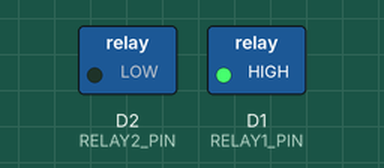
Bench run of a sketch on a simulated ESP8266 (NodeMCU). On the bench: switched loads named in the sketch (green lamp = pin HIGH).

Above: at 2.5 s.
At 7.5 s:
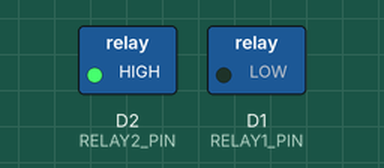
Timing chart, 0 to 13.0 s (numbered marks = the images above):
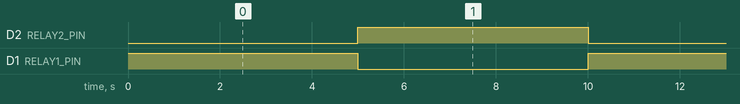

The sketch:

RELAY_PST_2.ino
```cpp
int RELAY1_PIN=D1;
int RELAY2_PIN=D2;
void setup()
{

  pinMode(RELAY1_PIN, OUTPUT);
  pinMode(RELAY2_PIN, OUTPUT);
}

void loop()
{
  digitalWrite(RELAY1_PIN, HIGH);
  digitalWrite(RELAY2_PIN, LOW);
  delay(5000);
  digitalWrite(RELAY1_PIN, LOW);
  digitalWrite(RELAY2_PIN, HIGH);
  delay(5000);
 }
```

Measured:
- by itself, D2 (RELAY2_PIN), D1 (RELAY1_PIN): alternates HIGH for 5.0 s and LOW for 5.0 s
